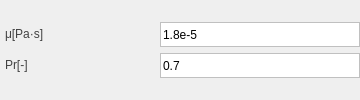
            <widget class="QWidget" name="widget_8" native="true">
             <layout class="QGridLayout" name="gridLayout_12">
              <property name="leftMargin">
               <number>0</number>
              </property>
              <property name="topMargin">
               <number>0</number>
              </property>
              <property name="rightMargin">
               <number>0</number>
              </property>
              <property name="bottomMargin">
               <number>0</number>
              </property>
              <property name="horizontalSpacing">
               <number>6</number>
              </property>
              <property name="verticalSpacing">
               <number>0</number>
              </property>
              <item row="0" column="0">
               <layout class="QVBoxLayout" name="verticalLayout_4">
                <property name="spacing">
                 <number>6</number>
                </property>
                <item>
                 <layout class="QHBoxLayout" name="horizontalLayout_10">
                  <property name="spacing">
                   <number>0</number>
                  </property>
                  <item>
                   <widget class="QLabel" name="label_10">
                    <property name="minimumSize">
                     <size>
                      <width>120</width>
                      <height>25</height>
                     </size>
                    </property>
                    <property name="maximumSize">
                     <size>
                      <width>120</width>
                      <height>25</height>
                     </size>
                    </property>
                    <property name="styleSheet">
                     <string notr="true">QLabel {
    font-family: 'Arial'; /* 字体 */
    font-size: 9pt;       /* 字体大小 */
    color: rgb(66, 66, 66);  
    padding: 2px; 
}</string>
                    </property>
                    <property name="text">
                     <string>&lt;html&gt;&lt;head/&gt;&lt;body&gt;&lt;p&gt;&lt;span style=&quot; font-size:9pt;&quot;&gt;μ[Pa·s]&lt;/span&gt;&lt;/p&gt;&lt;/body&gt;&lt;/html&gt;</string>
                    </property>
                   </widget>
                  </item>
                  <item>
                   <spacer name="horizontalSpacer_10">
                    <property name="orientation">
                     <enum>Qt::Horizontal</enum>
                    </property>
                    <property name="sizeHint" stdset="0">
                     <size>
                      <width>40</width>
                      <height>20</height>
                     </size>
                    </property>
                   </spacer>
                  </item>
                  <item>
                   <widget class="QLineEdit" name="lineEdit_6">
                    <property name="minimumSize">
                     <size>
                      <width>200</width>
                      <height>25</height>
                     </size>
                    </property>
                    <property name="maximumSize">
                     <size>
                      <width>200</width>
                      <height>25</height>
                     </size>
                    </property>
                    <property name="styleSheet">
                     <string notr="true">QLineEdit {
    border: 1px solid rgb(192, 192, 192); /* 默认边框颜色 */
}
QLineEdit:focus {
    border: 1px solid rgb(50, 170, 233); /* 焦点时的边框颜色 */
    outline: none;                       /* 移除默认虚线框 */
}</string>
                    </property>
                    <property name="text">
                     <string>1.8e-5</string>
                    </property>
                   </widget>
                  </item>
                 </layout>
                </item>
                <item>
                 <layout class="QHBoxLayout" name="horizontalLayout_11">
                  <property name="spacing">
                   <number>0</number>
                  </property>
                  <item>
                   <widget class="QLabel" name="label_11">
                    <property name="minimumSize">
                     <size>
                      <width>120</width>
                      <height>25</height>
                     </size>
                    </property>
                    <property name="maximumSize">
                     <size>
                      <width>120</width>
                      <height>25</height>
                     </size>
                    </property>
                    <property name="styleSheet">
                     <string notr="true">QLabel {
    font-family: 'Arial'; /* 字体 */
    font-size: 9pt;       /* 字体大小 */
    color: rgb(66, 66, 66);  
    padding: 2px; 
}</string>
                    </property>
                    <property name="text">
                     <string>&lt;html&gt;&lt;head/&gt;&lt;body&gt;&lt;p&gt;&lt;span style=&quot; font-size:9pt;&quot;&gt;Pr[-]&lt;/span&gt;&lt;/p&gt;&lt;/body&gt;&lt;/html&gt;</string>
                    </property>
                   </widget>
                  </item>
                  <item>
                   <spacer name="horizontalSpacer_11">
                    <property name="orientation">
                     <enum>Qt::Horizontal</enum>
                    </property>
                    <property name="sizeHint" stdset="0">
                     <size>
                      <width>40</width>
                      <height>20</height>
                     </size>
                    </property>
                   </spacer>
                  </item>
                  <item>
                   <widget class="QLineEdit" name="lineEdit_7">
                    <property name="minimumSize">
                     <size>
                      <width>200</width>
                      <height>25</height>
                     </size>
                    </property>
                    <property name="maximumSize">
                     <size>
                      <width>200</width>
                      <height>25</height>
                     </size>
                    </property>
                    <property name="styleSheet">
                     <string notr="true">QLineEdit {
    border: 1px solid rgb(192, 192, 192); /* 默认边框颜色 */
}
QLineEdit:focus {
    border: 1px solid rgb(50, 170, 233); /* 焦点时的边框颜色 */
    outline: none;                       /* 移除默认虚线框 */
}</string>
                    </property>
                    <property name="text">
                     <string>0.7</string>
                    </property>
                   </widget>
                  </item>
                 </layout>
                </item>
               </layout>
              </item>
             </layout>
            </widget>
